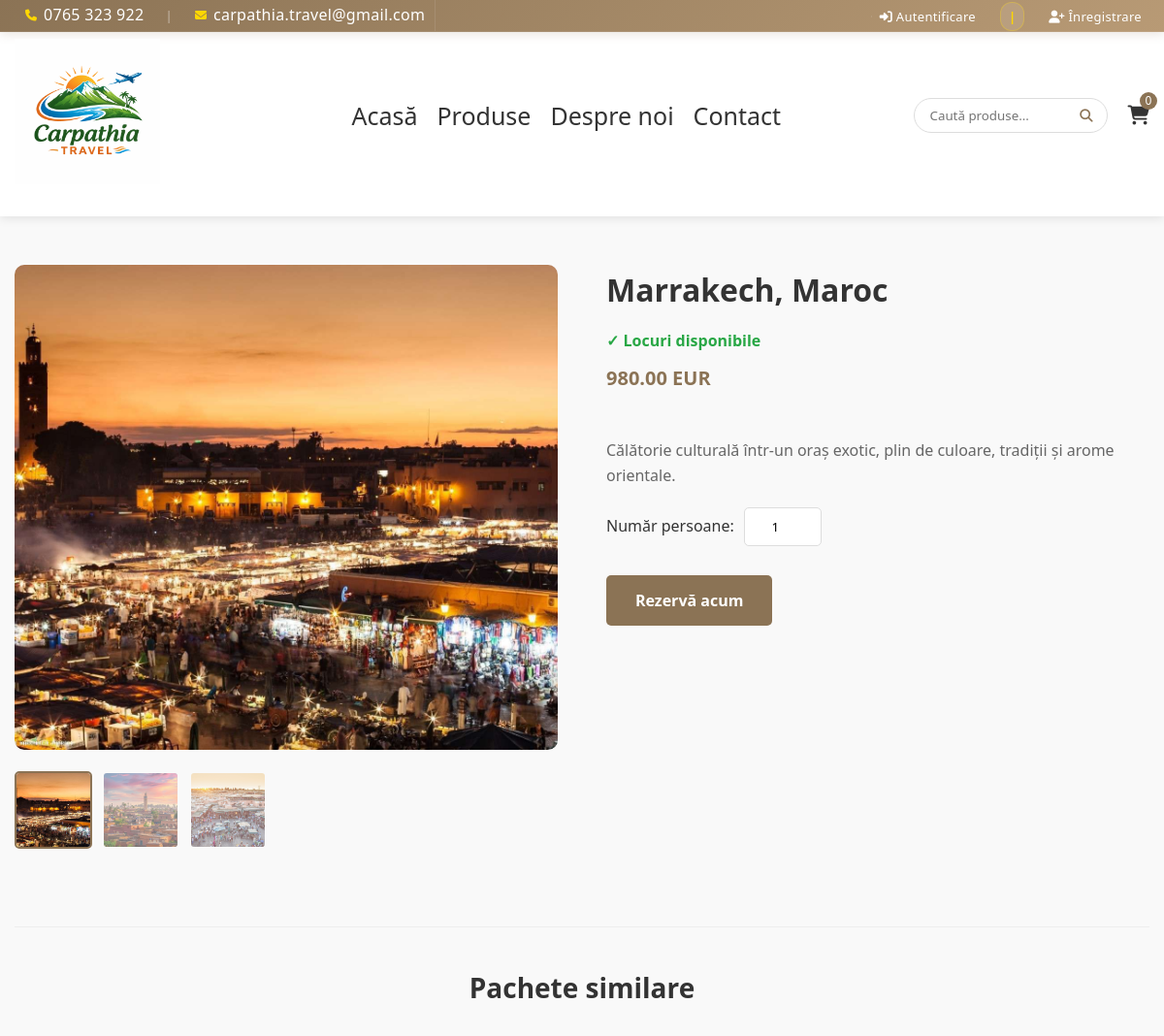
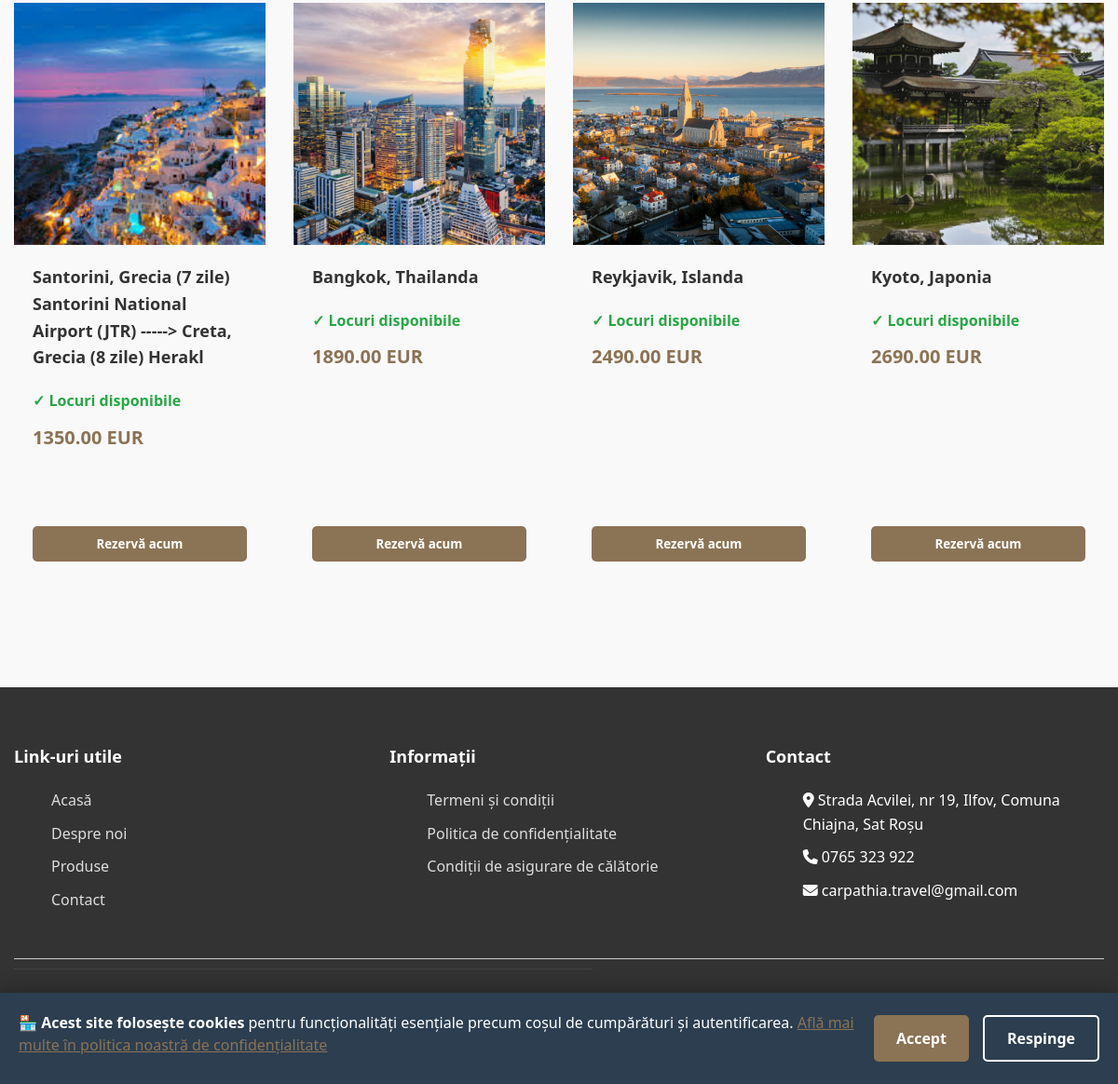
/produs.php?id=16, run on the app's committed database (2 pictures, top to bottom).
### tables this page shows
CREATE TABLE `produse` (
  `id` int(11) NOT NULL,
  `tip_pachet` varchar(255) NOT NULL,
  `plecare` varchar(100) NOT NULL,
  `destinatie` varchar(100) NOT NULL,
  `descriere` text NOT NULL,
  `pret` decimal(10,2) NOT NULL,
  `durata` int(11) NOT NULL COMMENT 'Durata in zile',
  `locuri_disponibile` int(11) NOT NULL DEFAULT 20,
  `data_plecare` date DEFAULT NULL
);

### functions.php (called while the page is built, shortened)
<?php
function esc($v): string {
    return htmlspecialchars((string)($v ?? ''), ENT_QUOTES, 'UTF-8');
}
function getImaginiProdus($idProdus): array {
    global $conn;
    $sql = "SELECT imagine FROM imagini_produse WHERE id_produs = ? ORDER BY ordine ASC";
    $stmt = $conn->prepare($sql);
    $stmt->bind_param("i", $idProdus);
    $stmt->execute();
    $result = $stmt->get_result();
    $imagini = [];
    while ($row = $result->fetch_assoc()) {
        $imagini[] = $row['imagine'];
    }
    return $imagini;
}
function getProdusById($id): ?array {
    global $conn;
    $sql = "
        SELECT p.*,
               (SELECT imagine
                FROM imagini_produse
                WHERE id_produs = p.id
                ORDER BY ordine ASC
                LIMIT 1) AS imagine_principala
        FROM produse p
        WHERE p.id = ?
    ";
    $stmt = $conn->prepare($sql);
    $stmt->bind_param("i", $id);
    $stmt->execute();
    $row = $stmt->get_result()->fetch_assoc();
    return $row ?: null;
}
function getProduseSimilare($idProdus, $categorie, $limit = 4) {
    global $conn;
    $sql = "
        SELECT p.*,
               (SELECT imagine
                FROM imagini_produse
                WHERE id_produs = p.id
                ORDER BY ordine ASC
                LIMIT 1) AS imagine_principala
        FROM produse p
        WHERE p.tip_pachet = ? AND p.id != ?
        LIMIT ?
    ";
    $stmt = $conn->prepare($sql);
    $stmt->bind_param("sii", $categorie, $idProdus, $limit);
    $stmt->execute();
    return $stmt->get_result();
}
?>

### produs.php (the view, shortened to what this page needs)
<?php
require 'header.php';
$idPachet = $_GET['id'] ?? 0;
$pachet = getProdusById($idPachet);
$imagini = getImaginiProdus($idPachet);
$imaginePrincipala = !empty($imagini) ? $imagini[0] : 'imagini/default.jpg';
$pacheteSimilare = getProduseSimilare($idPachet, $pachet['tip_pachet']);
?>
<!DOCTYPE html>
<html lang="ro">
<head>
    <link rel="stylesheet" href="https://cdnjs.cloudflare.com/ajax/libs/font-awesome/6.4.0/css/all.min.css">
    <link rel="stylesheet" href="style.css">
</head>
<body>
    <div class="container">
        <div class="product-detail">
            <div class="product-gallery-large">
                <img id="mainImage"
                    src="<?php echo $imaginePrincipala; ?>"
                    alt="<?php echo htmlspecialchars($pachet['destinatie']); ?>"
                    class="main-image">
                <?php if (!empty($imagini)): ?>
                <div class="thumbnail-images">
                    <?php foreach ($imagini as $index => $img): ?>
                        <img src="<?php echo $img; ?>"
                            alt="<?php echo htmlspecialchars($pachet['destinatie']); ?> - Imagine <?php echo $index + 1; ?>"
                            class="thumbnail <?php echo $index === 0 ? 'active' : ''; ?>"
                            onclick="changeMainImage('<?php echo $img; ?>', this)">
                    <?php endforeach; ?>
                </div>
                <?php endif; ?>
            </div>
            <div class="product-info">
                <h1><?php echo htmlspecialchars($pachet['destinatie']); ?></h1>
                <div class="product-stock">
                    <?php
                    $locuriDisponibile = $pachet['locuri_disponibile'];
                    if($locuriDisponibile > 1): ?>
                        <span class="available">✓ Locuri disponibile</span>
                    <?php elseif($locuriDisponibile == 1): ?>
                        <span class="low-stock">⚠ Ultimul loc disponibil!</span>
                    <?php else: ?>
                        <span class="out-of-stock">✗ Pachet epuizat</span>
                    <?php endif; ?>
                </div>
                <div class="product-price"><?php echo $pachet['pret']; ?> EUR </div>
                <div class="product-description" style="white-space: pre-line;">
                    <?php echo htmlspecialchars($pachet['descriere']); ?>
                </div>
                <form method="POST" action="adauga_cos.php" class="add-to-cart-form">
                    <div class="quantity-selector">
                        <label for="quantity">Număr persoane:</label>
                        <input type="number" id="quantity" name="quantity" value="1" min="1" max="<?php echo $locuriDisponibile; ?>" <?php echo $locuriDisponibile == 0 ? 'disabled' : ''; ?>>
                    </div>
                    <button type="submit" class="add-to-cart-large" <?php echo $locuriDisponibile == 0 ? 'disabled' : ''; ?>>
                        <?php echo $locuriDisponibile == 0 ? 'Pachet epuizat' : 'Rezervă acum'; ?>
                    </button>
                </form>
            </div>
        </div>
        <?php if($pacheteSimilare->num_rows > 0): ?>
        <div class="similar-products">
            <h2>Pachete similare</h2>
            <div class="products-grid">
                <?php while($pachetSimilar = $pacheteSimilare->fetch_assoc()):
                    $locuriSimilar = $pachetSimilar['locuri_disponibile'];
                ?>
                    <div class="product-card">
                        <a href="produs.php?id=<?php echo $pachetSimilar['id']; ?>" class="product-link">
                            <div class="product-img" style="background-image: url('<?php echo $pachetSimilar['imagine_principala']; ?>');"></div>
                        </a>
                        <div class="product-content">
                            <a href="produs.php?id=<?php echo $pachetSimilar['id']; ?>" class="product-link">
                                <h3 class="product-title"><?php echo htmlspecialchars($pachetSimilar['destinatie']); ?></h3>
                            </a>
                            <div class="product-stock">
                                <?php if($locuriSimilar > 1): ?>
                                    <span class="available">✓ Locuri disponibile</span>
                                <?php elseif($locuriSimilar == 1): ?>
                                    <span class="low-stock">⚠ Ultimul loc!</span>
                                <?php else: ?>
                                    <span class="out-of-stock">✗ Pachet epuizat</span>
                                <?php endif; ?>
                            </div>
                            <div class="product-price-card"><?php echo $pachetSimilar['pret']; ?> EUR</div>
                            <?php if($locuriSimilar > 0): ?>
                            <form method="POST" action="adauga_cos.php" class="add-to-cart-form">
                                <button type="submit" class="add-to-cart">
                                    Rezervă acum
                                </button>
                            </form>
                            <?php else: ?>
                            <button type="button" class="add-to-cart disabled" disabled>
                                Pachet epuizat
                            </button>
                            <?php endif; ?>
                        </div>
                    </div>
                <?php endwhile; ?>
            </div>
        </div>
        <?php endif; ?>
    </div>
</body>
</html>
<?php require 'footer.php'; ?>

### header.php (shortened to what this page needs)
<?php
require_once 'functions.php';
$userRole = $_SESSION['user_role'] ?? 'client';
$userRoleLabel = [
    'client' => 'Client',
    'agent' => 'Agent',
    'admin' => 'Admin'
][$userRole] ?? 'Client';
$searchTerm = $_GET['search'] ?? '';
?>
<!DOCTYPE html>
<html lang="ro">
<head>
    <link rel="stylesheet" href="https://cdnjs.cloudflare.com/ajax/libs/font-awesome/6.4.0/css/all.min.css">
    <link rel="stylesheet" href="style.css">
</head>
<body>
<header>
    <div class="top-bar">
        <div class="top-bar-container">
            <div class="contact-info">
                <div class="contact-info-item">
                    <i class="fas fa-phone"></i>
                    <span>0765 323 922</span>
                </div>
                <span class="separator">|</span>
                <div class="contact-info-item">
                    <i class="fas fa-envelope"></i>
                    <span>carpathia.travel@gmail.com</span>
                </div>
            </div>
            <div class="auth-links">
                <?php if(isset($_SESSION['user'])): ?>
                    <span>Bun venit, <?php echo htmlspecialchars($_SESSION['user']); ?> (<?php echo esc($userRoleLabel); ?>)</span>
                    <span class="separator">|</span>
                    <?php if(($userRole ?? 'client') !== 'client'): ?>
                        <a href="admin_panel.php"><i class="fas fa-user-shield"></i> Panou</a>
                        <span class="separator">|</span>
                    <?php endif; ?>
                    <a href="logout.php">Deconectare</a>
                <?php else: ?>
                    <a href="login.php"><i class="fas fa-sign-in-alt"></i> Autentificare</a>
                    <span class="separator">|</span>
                    <a href="register.php"><i class="fas fa-user-plus"></i> Înregistrare</a>
                <?php endif; ?>
            </div>
        </div>
    </div>
    <div class="container header-main">
        <a href="index.php" class="logo">
            <img src="alte_poze/carpathia_travel_logo.png" alt="Carpathia Travel" style="height: 150px;">
        </a>
        <nav style="font-size: 25px;">
            <ul>
                <li><a href="index.php">Acasă</a></li>
                <li><a href="produse.php">Produse</a></li>
                <li><a href="despre.php">Despre noi</a></li>
                <li><a href="contact.php">Contact</a></li>
            </ul>
        </nav>
        <div class="search-cart">
            <div class="search-box">
                <form method="GET" action="produse.php" id="searchForm">
                    <input type="text" name="search" placeholder="Caută produse..."
                           value="<?php echo esc($searchTerm); ?>">
                    <button type="submit"><i class="fas fa-search"></i></button>
                </form>
            </div>
            <a href="cos.php" class="cart-icon">
                <i class="fas fa-shopping-cart"></i>
                <span class="cart-count">
                    <?php echo isset($_SESSION['user_id']) ? getCartCount() : '0'; ?>
                </span>
            </a>
        </div>
    </div>
</header>

### footer.php (shortened to what this page needs)
<?php
require_once 'functions.php';
$cookiesAcceptat = false;
?>
<footer>
    <link rel="stylesheet" href="style.css">
    <div class="container">
        <div class="footer-content">
            <div class="footer-column">
                <h3>Link-uri utile</h3>
                <ul>
                    <li><a href="index.php">Acasă</a></li>
                    <li><a href="despre.php">Despre noi</a></li>
                    <li><a href="produse.php">Produse</a></li>
                    <li><a href="contact.php">Contact</a></li>
                </ul>
            </div>
            <div class="footer-column">
                <h3>Informații</h3>
                <ul>
                    <li><a href="termeni_si_conditii.php">Termeni și condiții</a></li>
                    <li><a href="politica_de_confidentialitate.php">Politica de confidențialitate</a></li>
                    <li><a href="conditii_asigurare_calatorie.php">Condiții de asigurare de călătorie</a></li>
                </ul>
            </div>
            <div class="footer-column">
                <h3>Contact</h3>
                <ul>
                    <li><i class="fas fa-map-marker-alt"></i> Strada Acvilei, nr 19, Ilfov, Comuna Chiajna, Sat Roșu</li>
                    <li><i class="fas fa-phone"></i> 0765 323 922</li>
                    <li><i class="fas fa-envelope"></i> carpathia.travel@gmail.com</li>
                </ul>
            </div>
        </div>
        <div class="footer-bottom">
            <div class="copyright">
                <p>&copy; 2026 CARPATHIA TRAVEL S.R.L. Toate drepturile rezervate.</p>
                <p class="copyright-desc">Folosirea conținutului acestui web site sau a unor părți din acesta fără înștiințarea și aprobarea CARPATHIA TRAVEL S.R.L.</p>
                <p class="copyright-desc">ca cesionar exclusiv al dreptului de autor, se sancționează conform legii.</p>
            </div>
            <div class="anpc-links">
                <a href="https://reclamatiisal.anpc.ro/" target="_blank" rel="nofollow noopener">
                </a>
                <a href="https://europa.eu/youreurope/business/dealing-with-customers/solving-disputes/alternative-dispute-resolution/index_ro.htm" target="_blank" rel="nofollow noopener">
                </a>
            </div>
        </div>
    </div>
</footer>
<?php if(!$cookiesAcceptat): ?>
<div id="cookies-banner" class="cookies-banner">
    <div class="cookies-content">
        <div class="cookies-text">
            <p>🏪 <strong>Acest site folosește cookies</strong> pentru funcționalități esențiale precum coșul de cumpărături și autentificarea.
               <a href="politica_de_confidentialitate.php" target="_blank">Află mai multe în politica noastră de confidențialitate</a>
            </p>
        </div>
        <div class="cookies-buttons">
            <button onclick="acceptaCookies()" class="cookies-btn accept">Accept</button>
            <button onclick="respingeCookies()" class="cookies-btn reject">Respinge</button>
        </div>
    </div>
</div>
<?php endif; ?>
</body>
</html>

### data on the page
produse: destinatie "Marrakech, Maroc", pret "980.00", descriere "Călătorie culturală într-un oraș exotic, plin de culoare, tradiții și arome orientale.", quantity "1"
produse: shows a picture, destinatie "Santorini, Grecia (7 zile) Santorini National Airport (JTR) -----> Creta, Grecia (8 zile) Herakl", locuri_disponibile "✓ Locuri disponibile", pret "1350.00"
produse: shows a picture, destinatie "Bangkok, Thailanda", locuri_disponibile "✓ Locuri disponibile", pret "1890.00"
produse: shows a picture, destinatie "Reykjavik, Islanda", locuri_disponibile "✓ Locuri disponibile", pret "2490.00"
produse: shows a picture, destinatie "Kyoto, Japonia", locuri_disponibile "✓ Locuri disponibile", pret "2690.00"
